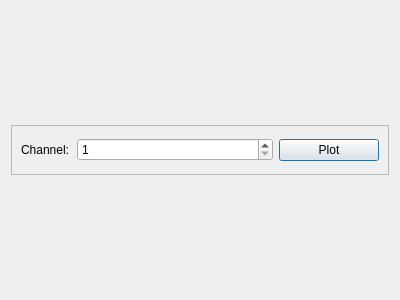
<?xml version="1.0" encoding="UTF-8"?>
<ui version="4.0">
 <class>diagnosePlotWindow</class>
 <widget class="QDialog" name="diagnosePlotWindow">
  <property name="geometry">
   <rect>
    <x>0</x>
    <y>0</y>
    <width>400</width>
    <height>300</height>
   </rect>
  </property>
  <property name="windowTitle">
   <string>Dialog</string>
  </property>
  <layout class="QVBoxLayout" name="verticalLayout">
   <item>
    <widget class="MplCanvas" name="lineFitCanvas" native="true"/>
   </item>
   <item>
    <widget class="QFrame" name="frame">
     <property name="maximumSize">
      <size>
       <width>16777215</width>
       <height>50</height>
      </size>
     </property>
     <property name="frameShape">
      <enum>QFrame::StyledPanel</enum>
     </property>
     <property name="frameShadow">
      <enum>QFrame::Raised</enum>
     </property>
     <layout class="QHBoxLayout" name="horizontalLayout">
      <item>
       <widget class="QLabel" name="label">
        <property name="maximumSize">
         <size>
          <width>50</width>
          <height>16777215</height>
         </size>
        </property>
        <property name="text">
         <string>Channel:</string>
        </property>
       </widget>
      </item>
      <item>
       <widget class="QSpinBox" name="lineFitChannelSpinBox">
        <property name="minimum">
         <number>1</number>
        </property>
        <property name="maximum">
         <number>99999</number>
        </property>
       </widget>
      </item>
      <item>
       <widget class="QPushButton" name="lineFitPlotButton">
        <property name="maximumSize">
         <size>
          <width>100</width>
          <height>16777215</height>
         </size>
        </property>
        <property name="text">
         <string>Plot</string>
        </property>
       </widget>
      </item>
     </layout>
    </widget>
   </item>
   <item>
    <widget class="StatesGrid" name="lineFitStatesGrid" native="true"/>
   </item>
  </layout>
 </widget>
 <customwidgets>
  <customwidget>
   <class>StatesGrid</class>
   <extends>QWidget</extends>
   <header location="global">nomass.py</header>
   <container>1</container>
  </customwidget>
  <customwidget>
   <class>MplCanvas</class>
   <extends>QWidget</extends>
   <header location="global">canvas.py</header>
   <container>1</container>
  </customwidget>
 </customwidgets>
 <resources/>
 <connections/>
</ui>
